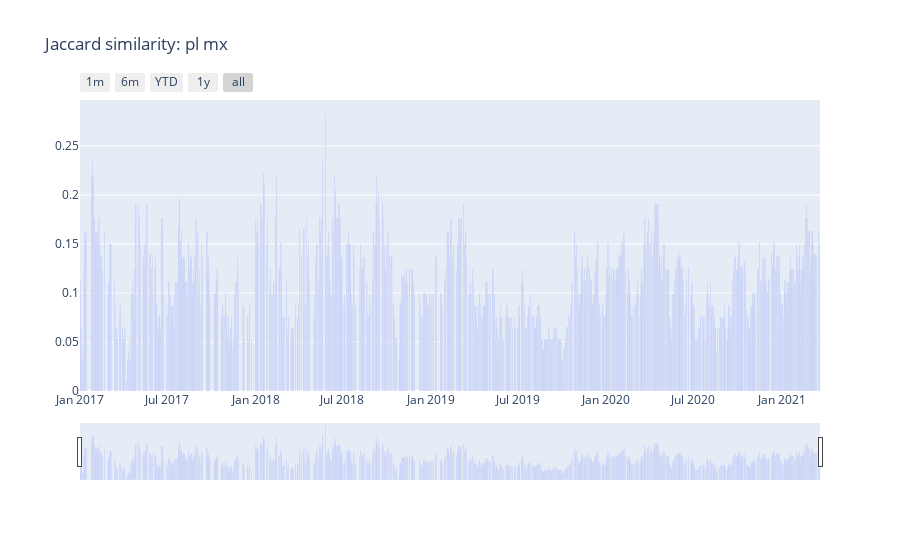

The code cell stored with this chart in its notebook:
### Code cell
plot_countries_similarity('pl','mx')

### Figure 1 — Plotly figure (JSON) as saved in the notebook; plotly's stock layout.template omitted (floating-point values rounded to 4 significant figures; data arrays with more than 128 entries replaced by an {"elided": "..."} marker saying what was removed)
{"data": [{"name": "Similarity", "type": "bar", "x": {"elided": "1162 str values"}, "y": {"elided": "1162 float values"}}], "layout": {"title": {"text": "Jaccard similarity: pl mx"}, "xaxis": {"rangeselector": {"buttons": [{"count": 1, "label": "1m", "step": "month", "stepmode": "backward"}, {"count": 6, "label": "6m", "step": "month", "stepmode": "backward"}, {"count": 1, "label": "YTD", "step": "year", "stepmode": "todate"}, {"count": 1, "label": "1y", "step": "year", "stepmode": "backward"}, {"step": "all"}]}, "rangeslider": {"visible": true}, "type": "date"}}}
